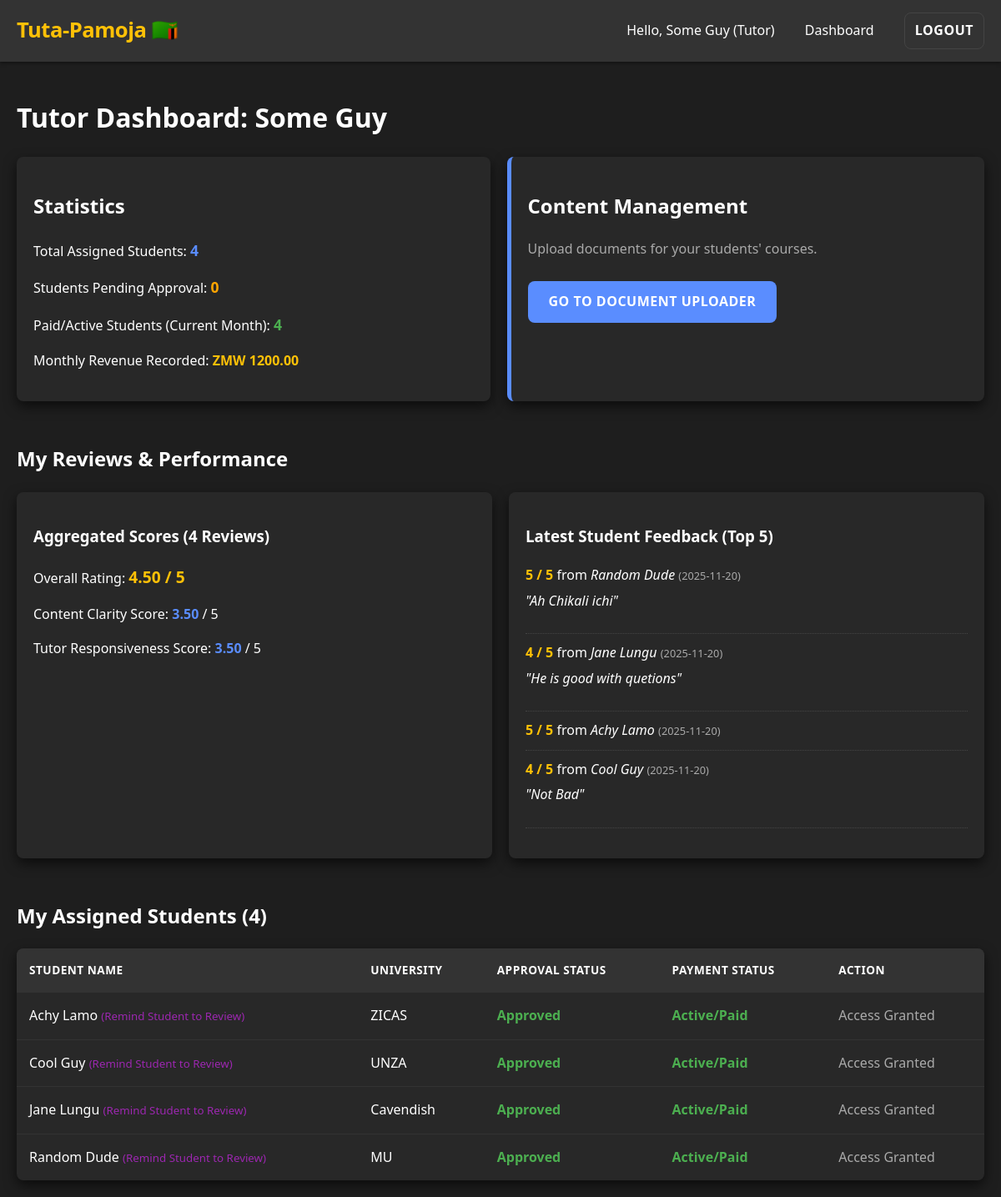
The page /tutor/dashboard (signed in) on the database its author committed.
### models.py (models this page shows, shortened)
class User(UserMixin, db.Model):
    __tablename__ = 'Users'
    id = db.Column(db.Integer, primary_key=True)
    username = db.Column(db.String(80), unique=True, nullable=False)
    password_hash = db.Column(db.String(128), nullable=False)
    email = db.Column(db.String(120), unique=True)
    full_name = db.Column(db.String(120), nullable=False)
    role = db.Column(db.String(20), nullable=False) # 'Admin', 'Tutor', or 'Student'
    tutor_id = db.Column(db.Integer, db.ForeignKey('Users.id')) # Student's assigned Tutor (Requirement 1.3.5)
    university_id = db.Column(db.Integer, db.ForeignKey('Universities.id')) # Student's university (Requirement 1.2.1)
    university = db.relationship('University', backref='students', lazy=True)
    is_approved = db.Column(db.Boolean, nullable=False, default=False)
    is_paid_current_month = db.Column(db.Boolean, nullable=False, default=False)
    created_at = db.Column(db.DateTime, default=datetime.utcnow)
    students_assigned = db.relationship('User', foreign_keys=[tutor_id], backref=db.backref('assigned_tutor', remote_side=[id]), lazy='dynamic')
    payments_made = db.relationship('Payment', foreign_keys='Payment.student_id', backref='student', lazy='dynamic')
    payments_received = db.relationship('Payment', foreign_keys='Payment.tutor_id', backref='tutor', lazy='dynamic')
    reviews_given = db.relationship('TutorReview', foreign_keys='TutorReview.student_id', backref='reviewer', lazy='dynamic')
    reviews_received = db.relationship('TutorReview', foreign_keys='TutorReview.tutor_id', backref='tutor_profile', lazy='dynamic')
    uploaded_documents = db.relationship('Document', backref='uploader_tutor', lazy='dynamic')
    def is_content_authorized(self):
        if self.role == ROLES['Student']:
            return self.is_approved and self.is_paid_current_month
        return True # Tutors/Admins always have access for their roles

class TutorReview(db.Model):
    __tablename__ = 'TutorReviews'
    id = db.Column(db.Integer, primary_key=True)
    tutor_id = db.Column(db.Integer, db.ForeignKey('Users.id'), nullable=False)
    student_id = db.Column(db.Integer, db.ForeignKey('Users.id'), nullable=False)
    rating = db.Column(db.Integer, nullable=False) # 1 to 5 (Requirement 1.5.15)
    review_text = db.Column(db.Text)
    content_clear_score = db.Column(db.Integer) # Questionnaire element (Requirement 1.5.16)
    tutor_responsive_score = db.Column(db.Integer) # Questionnaire element (Requirement 1.5.16)
    review_date = db.Column(db.DateTime, default=datetime.utcnow)
    __table_args__ = (db.UniqueConstraint('tutor_id', 'student_id'),)

class University(db.Model, UserMixin):
    __tablename__ = 'Universities'
    id = db.Column(db.Integer, primary_key=True)
    name = db.Column(db.String(80), unique=True, nullable=False)
    categories = db.relationship('Category', backref='university', lazy=True)

### tutor_routes.py (the view)
    @login_required
    def decorated_function(*args, **kwargs):
        if current_user.role != ROLES['Tutor']:
            flash('Access denied. You must be logged in as a Tutor.', 'danger')
            return redirect(url_for('main.index'))
        return f(*args, **kwargs)

### tutor_routes.py (called while the page is built)
def tutor_required(f):
    @login_required
    def decorated_function(*args, **kwargs):
        if current_user.role != ROLES['Tutor']:
            flash('Access denied. You must be logged in as a Tutor.', 'danger')
            return redirect(url_for('main.index'))
        return f(*args, **kwargs)
    decorated_function.__name__ = f.__name__
    return decorated_function

### templates/tutor_dashboard.html (shortened to what this page needs)
{% extends "base.html" %}
{% block content %}
    <h1>Tutor Dashboard: {{ current_user.full_name }}</h1>
    <div class="flex-columns" style="margin-bottom: 20px;">
        <div class="card">
            <h2>Statistics</h2>
            <p>Total Assigned Students: <strong style="color: var(--color-primary); font-size: 1.1em;">{{ total_students }}</strong></p>
            <p>Students Pending Approval: <strong style="color: orange; font-size: 1.1em;">{{ pending_approval }}</strong></p>
            <p>Paid/Active Students (Current Month): <strong style="color: var(--color-success); font-size: 1.1em;">{{ active_students }}</strong></p>
            <p>Monthly Revenue Recorded: <strong><span style="color: var(--color-accent);">ZMW {{ "%.2f"|format(monthly_revenue) }}</span></strong></p>
        </div>
        <div class="card" style="border-left: 5px solid var(--color-primary);">
            <h2>Content Management</h2>
            <p style="color: var(--color-text-secondary);">Upload documents for your students' courses.</p>
            <a href="{{ url_for('tutor.upload_document') }}" class="btn btn-primary" style="margin-top: 10px;">Go to Document Uploader</a>
        </div>
    </div>
    <h2 style="margin-top: 30px;">My Reviews & Performance</h2>
    <div class="flex-columns" style="margin-bottom: 30px;">
        <div class="card">
            <h3>Aggregated Scores ({{ review_stats.total_reviews if review_stats else 0 }} Reviews)</h3>
            {% if review_stats and review_stats.total_reviews > 0 %}
                <p>Overall Rating:
                    <strong style="color: var(--color-accent); font-size: 1.2em;">
                        {{ "%.2f"|format(review_stats.avg_rating) }} / 5
                    </strong>
                </p>
                <p>Content Clarity Score: <strong style="color: var(--color-primary);">{{ "%.2f"|format(review_stats.avg_content_clear) }}</strong> / 5</p>
                <p>Tutor Responsiveness Score: <strong style="color: var(--color-primary);">{{ "%.2f"|format(review_stats.avg_responsive) }}</strong> / 5</p>
            {% else %}
                <p style="color: var(--color-text-secondary);">No reviews submitted yet.</p>
            {% endif %}
        </div>
        <div class="card">
            <h3>Latest Student Feedback (Top 5)</h3>
            {% if latest_reviews %}
                <ul style="list-style: none; padding: 0;">
                    {% for review in latest_reviews %}
                        <li style="border-bottom: 1px dotted var(--color-border); padding-bottom: 10px; margin-bottom: 10px;">
                            <p style="margin: 0;">
                                <strong style="color: var(--color-accent);">{{ review.rating }} / 5</strong> from
                                <span style="font-style: italic;">{{ review.reviewer.full_name }}</span>
                                <span style="font-size: 0.8em; color: var(--color-text-secondary);">({{ review.review_date.strftime('%Y-%m-%d') }})</span>
                            </p>
                            {% if review.review_text %}
                                <p style="font-style: italic; margin-top: 5px; color: var(--color-text-main);">"{{ review.review_text|truncate(80) }}"</p>
                            {% endif %}
                        </li>
                    {% endfor %}
                </ul>
            {% else %}
                <p style="color: var(--color-text-secondary);">No recent reviews to display.</p>
            {% endif %}
        </div>
    </div>
    <h2>My Assigned Students ({{ total_students }})</h2>
    <table>
        <thead>
            <tr>
                <th>Student Name</th>
                <th>University</th>
                <th>Approval Status</th>
                <th>Payment Status</th>
                <th>Action</th>
            </tr>
        </thead>
        <tbody>
            {% for student in students %}
            <tr>
                <td>
                    {{ student.full_name }}
                    <small>
                        {% if student.is_content_authorized() %}
                            <a href="{{ url_for('main.review_tutor', tutor_id=current_user.id) }}" style="color: #9C27B0;">(Remind Student to Review)</a>
                        {% endif %}
                    </small>
                </td>
                <td>{{ student.university.name if student.university else 'N/A' }}</td>
                <td>
                    {% if student.is_approved %}
                        <span style="color: var(--color-success); font-weight: bold;">Approved</span>
                    {% else %}
                        <span style="color: orange; font-weight: bold;">Pending</span>
                    {% endif %}
                </td>
                <td>
                    {% if student.is_paid_current_month %}
                        <span style="color: var(--color-success); font-weight: bold;">Active/Paid</span>
                    {% else %}
                        <span style="color: var(--color-danger); font-weight: bold;">Unpaid</span>
                    {% endif %}
                </td>
                <td>
                    {% if not student.is_approved %}
                        <form method="POST" action="{{ url_for('tutor.approve_student', student_id=student.id) }}" style="display: inline;">
                            <input type="submit" value="Approve" class="btn" style="background-color: orange; color: white; padding: 8px 15px;">
                        </form>
                    {% else %}
                        <span style="color: var(--color-text-secondary);">Access Granted</span>
                    {% endif %}
                </td>
            </tr>
            {% endfor %}
        </tbody>
    </table>
{% endblock %}

### templates/base.html (shortened to what this page needs)
<!DOCTYPE html>
<html lang="en">
<head>
    <link rel="stylesheet" href="{{ url_for('static', filename='css/style.css') }}">
</head>
<body>
    <div class="navbar">
        <a href="{{ url_for('main.index') }}" class="logo">Tuta-Pamoja 🇿🇲</a>
        <div class="nav-links">
            {% if current_user.is_authenticated %}
                <span class="user-status">Hello, {{ current_user.full_name }} ({{ current_user.role }})</span>
                {% if current_user.role == 'Admin' %}
                    <a href="{{ url_for('admin.dashboard') }}">Dashboard</a>
                {% elif current_user.role == 'Tutor' %}
                    <a href="{{ url_for('tutor.dashboard') }}">Dashboard</a>
                {% else %}
                    <a href="{{ url_for('main.student_dashboard') }}">Dashboard</a>
                {% endif %}
                <a href="{{ url_for('main.logout') }}" class="btn btn-secondary">Logout</a>
            {% else %}
                <a href="{{ url_for('main.login') }}">Login</a>
                <a href="{{ url_for('main.register_choice') }}" class="btn btn-primary">Register</a>
            {% endif %}
        </div>
    </div>
    <div class="content main-content">
        {% block content %}{% endblock %}
    </div>
    </body>
</html>

### static/css/style.css (style rules this page uses)
:root { --color-primary: #5A8DFF; --color-primary-dark: #4B7AD6; --color-accent: #FFC107; --color-bg-dark: #1e1e1e; --color-surface-card: #282828; --color-surface-alt: #333333; --color-border: #444444; --color-text-main: #FFFFFF; --color-text-secondary: #AAAAAA; --color-success: #4CAF50; --color-danger: #F44336; --color-info: #00C4FF; --spacing-base: 20px; --border-radius: 8px; --box-shadow-z1: 0 2px 4px rgba(0, 0, 0, 0.4); --box-shadow-z2: 0 6px 15px rgba(0, 0, 0, 0.6); --transition-speed: 0.3s; }
* { box-sizing: border-box; }
body { font-family: 'Segoe UI', Roboto, Helvetica, Arial, sans-serif; margin: 0; padding: 0; background-color: var(--color-bg-dark); color: var(--color-text-main); line-height: 1.6; min-height: 100vh; }
a { color: var(--color-primary); text-decoration: none; transition: color var(--transition-speed); }
h1, h2, h3, h4 { color: var(--color-text-main); font-weight: 600; }
.navbar { background-color: var(--color-surface-alt); padding: 15px var(--spacing-base); display: flex; justify-content: space-between; align-items: center; box-shadow: var(--box-shadow-z1); z-index: 100; position: sticky; top: 0; }
.navbar .logo { font-size: 1.6rem; font-weight: 800; color: var(--color-accent); letter-spacing: -0.5px; }
.nav-links a { margin-left: var(--spacing-base); padding: 8px 12px; border-radius: var(--border-radius); color: var(--color-text-main); transition: background-color var(--transition-speed); }
.main-content { flex-grow: 1; padding: var(--spacing-base); animation: fadeIn var(--transition-speed) ease-out; }
.card { background-color: var(--color-surface-card); padding: var(--spacing-base); border-radius: var(--border-radius); box-shadow: var(--box-shadow-z2); margin-bottom: var(--spacing-base); transition: transform 0.2s ease-in-out, box-shadow 0.2s ease-in-out; }
.btn { display: inline-block; padding: 12px 25px; border: none; border-radius: var(--border-radius); cursor: pointer; font-weight: 600; text-align: center; transition: all 0.2s ease-in-out; text-transform: uppercase; letter-spacing: 0.5px; }
.btn-primary, input[type="submit"] { background-color: var(--color-primary); color: var(--color-text-main); }
.btn-secondary { background-color: var(--color-surface-alt); color: var(--color-text-main); border: 1px solid var(--color-border); }
table { width: 100%; border-collapse: separate; border-spacing: 0; background-color: var(--color-surface-card); border-radius: var(--border-radius); overflow: hidden; box-shadow: var(--box-shadow-z2); }
th, td { padding: 15px; text-align: left; border-bottom: 1px solid #333333; }
th { background-color: var(--color-surface-alt); color: var(--color-text-main); font-weight: 700; text-transform: uppercase; font-size: 0.85em; letter-spacing: 0.5px; }
tbody tr:last-child td { border-bottom: none; }
.flex-columns { display: flex; gap: var(--spacing-base); }
.flex-columns > * { flex: 1; }

### rows shown on the page
User: full_name "Some Guy", role "Tutor"
TutorReview: rating "5", reviewer.full_name "Random Dude", review_date "2025-11-20", review_text "Ah Chikali ichi"
TutorReview: rating "4", reviewer.full_name "Jane Lungu", review_date "2025-11-20", review_text "He is good with quetions"
TutorReview: rating "5", reviewer.full_name "Achy Lamo", review_date "2025-11-20"
TutorReview: rating "4", reviewer.full_name "Cool Guy", review_date "2025-11-20", review_text "Not Bad"
User: full_name "Achy Lamo", university "ZICAS", is_approved "Approved", is_paid_current_month "Active/Paid"
User: full_name "Cool Guy", university "UNZA", is_approved "Approved", is_paid_current_month "Active/Paid"
User: full_name "Jane Lungu", university "Cavendish", is_approved "Approved", is_paid_current_month "Active/Paid"
User: full_name "Random Dude", university "MU", is_approved "Approved", is_paid_current_month "Active/Paid"

### other values the page prints
{{ total_students }} "4"
{{ pending_approval }} "0"
{{ active_students }} "4"
{{ "%.2f"|format(monthly_revenue) }} "1200.00"
{{ review_stats.total_reviews if review_stats else 0 }} "4"
{{ "%.2f"|format(review_stats.avg_rating) }} "4.50"
{{ "%.2f"|format(review_stats.avg_content_clear) }} "3.50"
{{ "%.2f"|format(review_stats.avg_responsive) }} "3.50"
